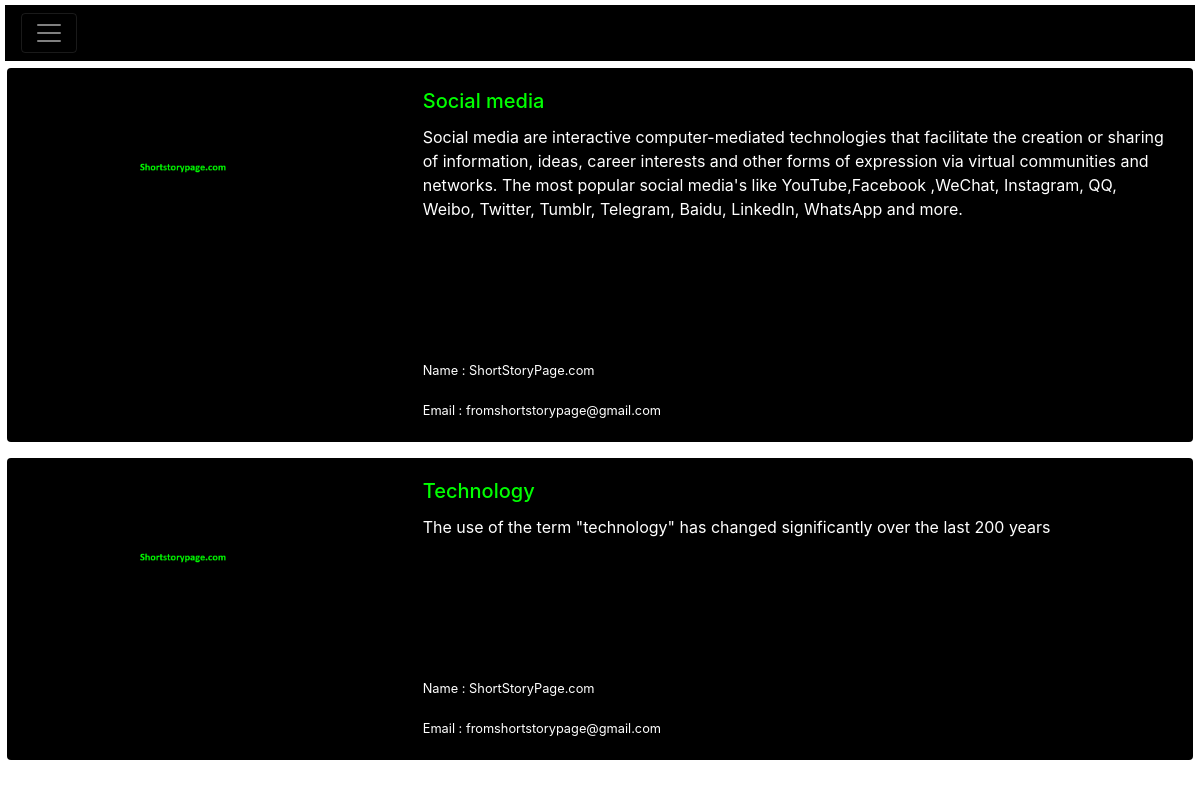
The page /index1.html/ on the database its author committed.
### story/models.py (models this page shows)
class upload(models.Model):
    Your_Name = models.CharField(max_length=50)
    Title_of_the_story = models.CharField(max_length=200)
    Date = models.DateField(auto_now=True)
    Story_Description=models.TextField(null=True)
    Image = models.ImageField(upload_to='story/',default="")
    email = models.EmailField(default="")
    def __str__(self):
        return self.Your_Name

### story/views.py (the view)
# urls.py: path('index1.html/',views.index11,name='index1'),
def index11(request):
    display = upload.objects.all()
    print(display)
    params = {'upload':display}
    return render(request,'index1.html/',params)

### story/templates/index1.html (shortened to what this page needs)
<!doctype html>
<html lang="en">
  <head>
    <link rel="stylesheet" href="https://stackpath.bootstrapcdn.com/bootstrap/4.4.1/css/bootstrap.min.css">
  </head>
  {% load static %}
  <body>
  <div class="WebContainer">
  <nav class="navbar navbar-dark" style="background-color:#000000;">
    <button class="navbar-toggler" type="button" data-toggle="collapse" data-target="#navbarToggleExternalContent" aria-controls="navbarToggleExternalContent" aria-expanded="false" aria-label="Toggle navigation">
      <span class="navbar-toggler-icon"></span>
    </button>
  </nav>
</div>
{% for upload in upload %}
<div class="card mb-3" style="max-width: 100%;">
  <div class="row no-gutters">
    <div class="col-md-4">
      <img src="/media/{{upload.Image}}" class="card-img" alt="...">
    </div>
    <div class="col-md-8">
      <div class="card-body">
        <h5 class="card-title" style="color:#00ff00;">{{upload.Title_of_the_story}}</h5>
        <p class="card-text" style="color:white;">{{upload.Story_Description}}</p>
        <br><br><br><br><br>
        <p class="card-text" style="color:white;"><small class="text">Name : {{ upload.Your_Name}}</small></p>
        <p class="card-text" style="color:white;"><small class="text">Email : {{ upload.email}}</small></p>
      </div>
    </div>
  </div>
</div>
{% endfor %}
  </body>
</html>

### story/templates/index1.html (style rules this page uses)
.card { margin:0.6%; width:auto; height:auto; background:black; }
.card-title { color:#ffffff; }
.WebContainer { width:100%; min-width:1000px; height:auto; }
.navbar { margin:0.4%; }

### rows shown on the page
upload: Image (picture), Title_of_the_story "Social media", Story_Description "Social media are interactive computer-mediated technologies that facilitate the creation or sharing of information, ideas, career interests and other forms of expression via virtual communities and networks. The most popular social media's like YouTube,Facebook ,WeChat, Instagram, QQ, Weibo, Twitter, Tumblr, Telegram, Baidu, LinkedIn, WhatsApp and more.", Your_Name "ShortStoryPage.com", email "fromshortstorypage@gmail.com"
upload: Image (picture), Title_of_the_story "Technology", Story_Description "The use of the term \"technology\" has changed significantly over the last 200 years", Your_Name "ShortStoryPage.com", email "fromshortstorypage@gmail.com"
